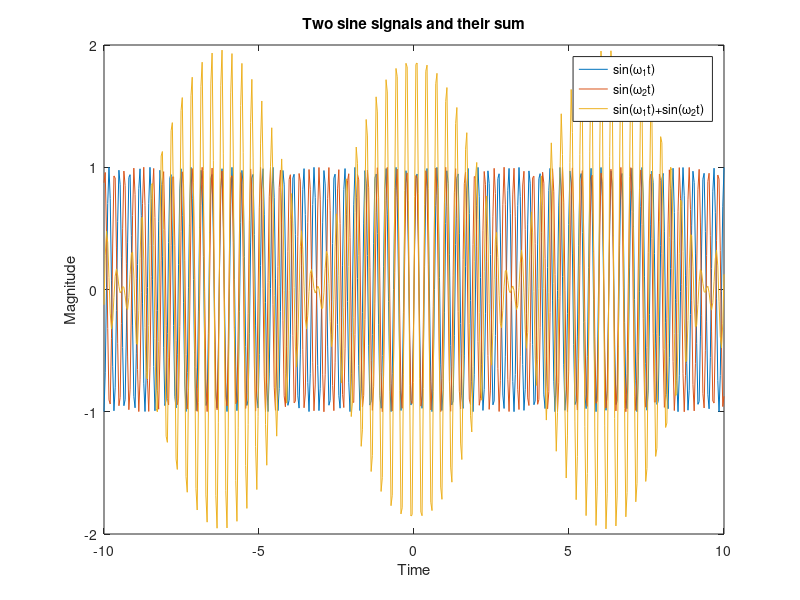
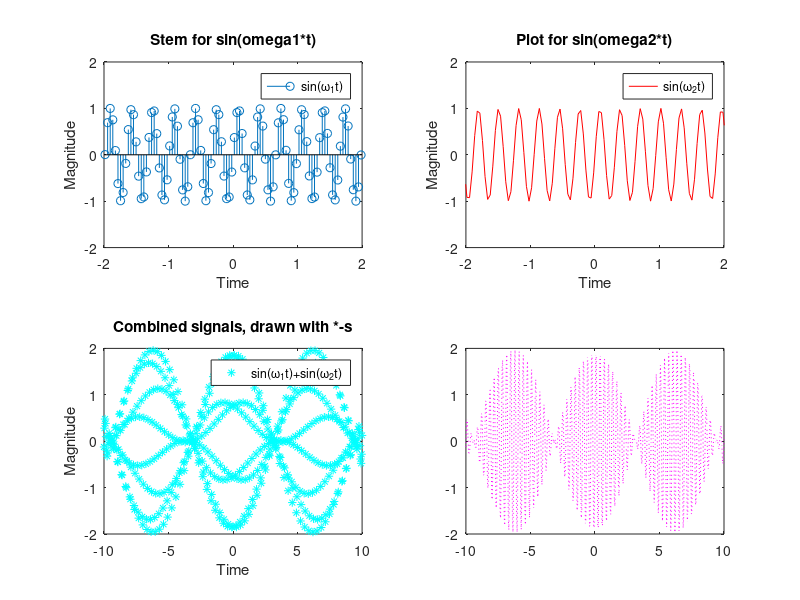

Recreate these plots in MATLAB, in order. (Note: this script raises an error after producing the figures.)
%q2

%%%%%%%%%%%%%%%%%%%%%%%%%%%%%%%%%%%%%%%%%%%%%%%%%%%%%%%%%%%%%%%%%%%%%
% Create time vector with 
t_low = -10;
t_high = 10;
number_of_points = 500;

t = linspace(t_low , t_high , number_of_points);

% Choose frequencies
omega_1 = 19; omega_2 = 20;

% Create function vectors with 
f1 = sin(omega_1*t);
f2 = sin(omega_2*t);
f3 = f1 + f2;
%%%%%%%%%%%%%%%%%%%%%%%%%%%%%%%%%%%%%%%%%%%%%%%%%%%%%%%%%%%%%%%%%%%%%


% Single plot
figure;
plot(t,f1,t,f2,t,f3); 
legend('sin(\omega_1t)','sin(\omega_2t)','sin(\omega_1t)+sin(\omega_2t)');
title('Two sine signals and their sum');
xlabel('Time');
ylabel('Magnitude');


% Multiple plots with subplot
figure(2);
subplot(2,2,1);
stem(t,f1); ylim([-2,2]); xlim([-2,2]);  ylim([-2,2]);
legend('sin(\omega_1t)');
title('Stem for sin(omega1*t)');
xlabel('Time');
ylabel('Magnitude');


subplot(2,2,2); 
plot(t,f2,'red','LineWidth',0.1); xlim([-2,2]); ylim([-2,2]);
legend('sin(\omega_2t)');
title("Plot for sin(omega2*t)");
xlabel('Time');
ylabel('Magnitude');

subplot(2,2,3);
plot(t,f3,'*','color','cyan'); 
legend('sin(\omega_1t)+sin(\omega_2t)');
title("Combined signals, drawn with *-s");
xlabel("Time");
ylabel("Magnitude");

subplot(2,2,4);
p = plot(t,f3, 'LineStyle' , ':' , 'color','magenta'); 
p(1).LineWidth = 2;
legend('sin(\omega_1t)+sin(\omega_2t)');
title("Combined signals, drawn with :-s");
xlabel("Time");
ylabel("Magnitude");






